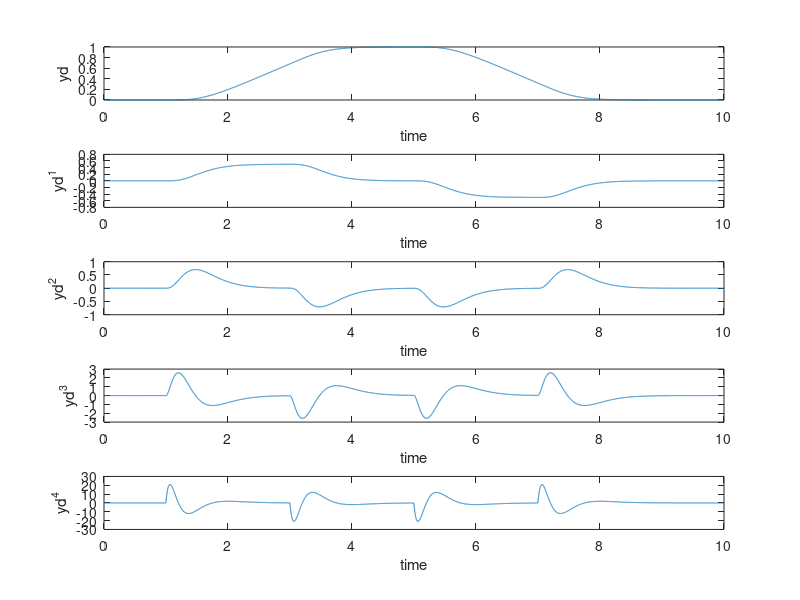

Here is the MATLAB script that generated this plot: (Note: this script raises an error after producing the figure.)
clc; clear;
[g_1_num, g_1_de] = zp2tf([-10 -20 -2]', [-3 -4 -5 -6 -7], 1);
[g_2_num, g_2_de] = zp2tf([-2]', [-3 -4 -5 -6 -7], 200);
[A_1, B_1, C_1, D_1] = tf2ss(g_1_num, g_1_de);
sys_1=ss(A_1,B_1,C_1,D_1);
[A_2, B_2, C_2, D_2] = tf2ss(g_2_num, g_2_de);
sys_2=ss(A_2,B_2,C_2,D_2);
r_1= 2; r_2=4;

%% defining the desired output and filtering it two times
tin = 1; tup = 3;  tdown=5; tback=7; tf = 10; delt = 0.001; ymax = 1;
ramp_1 = ymax/(tup-tin);
ramp_2 = -ymax/(tback-tdown);
t1 = 0:delt:tin; 
t2=max(t1)+delt:delt:tup;
t3=max(t2)+delt:delt:tdown;
t4=max(t3)+delt:delt:tback;
t5=max(t4)+delt:delt:tf;

y0 = zeros(size(t1));
y1 = ramp_1*(t2-max(t1));
y2 = max(y1)*ones(size(t3-max(t2)));
y3 = max(y2)+ ramp_2*(t4-max(t3));
y4 = zeros(size(t5-max(t4)));

t = 0:delt:tf;
y = [y0 y1 y2 y3 y4];
figure(1); clf; subplot(211), plot(t,y); 
axis([0, tf, -0.1, 1.2*ymax])
xlabel('time'); ylabel('y unfiltered')
% filtering the desired signal 
Wf = 1 % choose a filter break frequency in Hz
num = [Wf*2*pi]; den = [1 (Wf*2*pi)]; % first order filter
[Af,Bf,Cf,Df] = tf2ss(num,den);
Sys_f = ss(Af,Bf,Cf,Df); % first order filter system
Sysf = Sys_f*Sys_f*Sys_f*Sys_f; % second order filter
[yd,xtemp]= lsim(Sysf,y,t); % filter the desired signal
figure(1);  subplot(212), plot(t,yd); 
xlabel('time'); ylabel('yd')
%% numerical differentiation
y1d = diff(yd,1)/(delt^1); % the first derivative of yd
y1d = [y1d;0];
y2d = diff(yd,2)/(delt^2); % the second derivative of yd
y2d = [y2d;0;0];
y3d = diff(yd,3)/(delt^3); % the third derivative of yd
y3d = [y3d;0;0;0];
y4d = diff(yd,4)/(delt^4); % the fourth derivative of yd
y4d = [y4d;0;0;0;0];
[mm,nn] = size(y2d);
time = 0:delt:(mm-1)*delt;
figure(1); clf; 
subplot(511), plot(time,yd);xlabel('time'); ylabel('yd')
subplot(512), plot(time,y1d);xlabel('time'); ylabel('yd^1')
subplot(513), plot(time,y2d);xlabel('time'); ylabel('yd^2')
subplot(514), plot(time,y3d);xlabel('time'); ylabel('yd^3')
subplot(515), plot(time,y4d);xlabel('time'); ylabel('yd^4')

%% G1
T_t=[C_1; C_1*A_1];
T_b=[
   0 0 1 0 0 ;
   0 0 0 1 0 ;
   0 0 0 0 1 ;
   ];
T=[T_t; T_b];
T_inv=inv(T);
T_inv_L=T_inv(:, 1:2);
T_inv_R=T_inv(:, 3:5);
A_inv_red = T_b*A_1*T_inv_R-(T_b*B_1*C_1*(A_1^r_1)*T_inv_R)/(C_1*A_1^(r_1-1)*B_1);
B_inv_red = [ T_b*A_1*T_inv_L-(T_b*B_1*C_1*(A_1^r_1)*T_inv_L)/(C_1*A_1^(r_1-1)*B_1) ,  (T_b*B_1)/(C_1*A_1^(r_1-1)*B_1) ];
Y_d=[yd y1d y2d];
time_span=t;
IC=[0, 0, 0];
options = odeset('RelTol',1e-6,'AbsTol',[1e-6 1e-6 1e-6 ]); % don't forget this !!
[t_out, eta_result]=ode45( @(t_in, eta) solve_eta_1(t_in, eta, A_inv_red, B_inv_red, Y_d), time_span, IC, options);
Z_ref=[ y1d y2d eta_result];
X_ref=inv(T)*Z_ref';
U_inv_reduce_order_1=(1/(C_1*A_1^(r_1-1)*B_1))*(y2d-C_1*A_1^(r_1)*X_ref);
y_result_1=lsim(sys_1, U_inv_reduce_order_1(:,1), t);

%% G2 relative degree=4
T_t=[C_1; C_1*A_1; C_1*A_1*A_1 ;C_1*A_1*A_1*A_1];
T_b=[
   0 0 1 0 0 
   ];
T=[T_t; T_b];
inv(T);
T_inv_L=T_inv(:, 1:4);
T_inv_R=T_inv(:, 5);
A_inv_red = T_b*A_1*T_inv_R-(T_b*B_1*C_1*(A_1^r_1)*T_inv_R)/(C_1*A_1^(r_1-1)*B_1);
B_inv_red = [ T_b*A_1*T_inv_L-(T_b*B_1*C_1*(A_1^r_1)*T_inv_L)/(C_1*A_1^(r_1-1)*B_1) ,  (T_b*B_1)/(C_1*A_1^(r_1-1)*B_1) ];
Y_d=[yd y1d y2d y3d y4d];
time_span=t;
IC=[0];
options = odeset('RelTol',1e-6,'AbsTol',[1e-6]); % don't forget this !!
[t_out, eta_result]=ode45( @(t_in, eta) solve_eta_2(t_in, eta, A_inv_red, B_inv_red, Y_d), time_span, IC, options);
Z_ref=[ yd y1d y2d y3d eta_result];
X_ref=inv(T)*Z_ref';
U_inv_reduce_order_2=(1/(C_2*A_2^(r_2-1)*B_2))*(y4d-C_2*A_2^(r_2)*X_ref);
y_result_2=lsim(sys_2, U_inv_reduce_order_2(:,1), t);

%% plot the result
figure(3); clf; 
subplot(311), plot(time,yd);xlabel('time'); ylabel('yd');
subplot(312), plot(time,y_result_1);xlabel('time'); ylabel('y result 1');
subplot(313), plot(time,y_result_2);xlabel('time'); ylabel('y result 2');


%% Solving Eta (reduce order)
function eta_dot= solve_eta_1(t_in, eta, A_inv_red, B_inv_red, Y_d)
    time=[0:0.001:10];% must be consistant to real time span, not choose arbitrary value such as 1:1:101
    y_d_1=interp1(time,  Y_d(:,1), t_in);
    y_d_2=interp1(time,  Y_d(:,2), t_in);
    y_d_3=interp1(time,  Y_d(:,3), t_in);
    new_Y_d=[y_d_1; y_d_2; y_d_3];
    eta_dot=A_inv_red*eta+B_inv_red*new_Y_d;
end


function eta_dot= solve_eta_2(t_in, eta, A_inv_red, B_inv_red, Y_d)
    time=[0:0.001:10];% must be consistant to real time span, not choose arbitrary value such as 1:1:101
    y_d_1=interp1(time,  Y_d(:,1), t_in);
    y_d_2=interp1(time,  Y_d(:,2), t_in);
    y_d_3=interp1(time,  Y_d(:,3), t_in);
    y_d_4=interp1(time,  Y_d(:,4), t_in);
    y_d_5=interp1(time,  Y_d(:,5), t_in);
    new_Y_d=[y_d_1; y_d_2; y_d_3; y_d_4; y_d_5];
    eta_dot=A_inv_red*eta+B_inv_red*new_Y_d;
end
